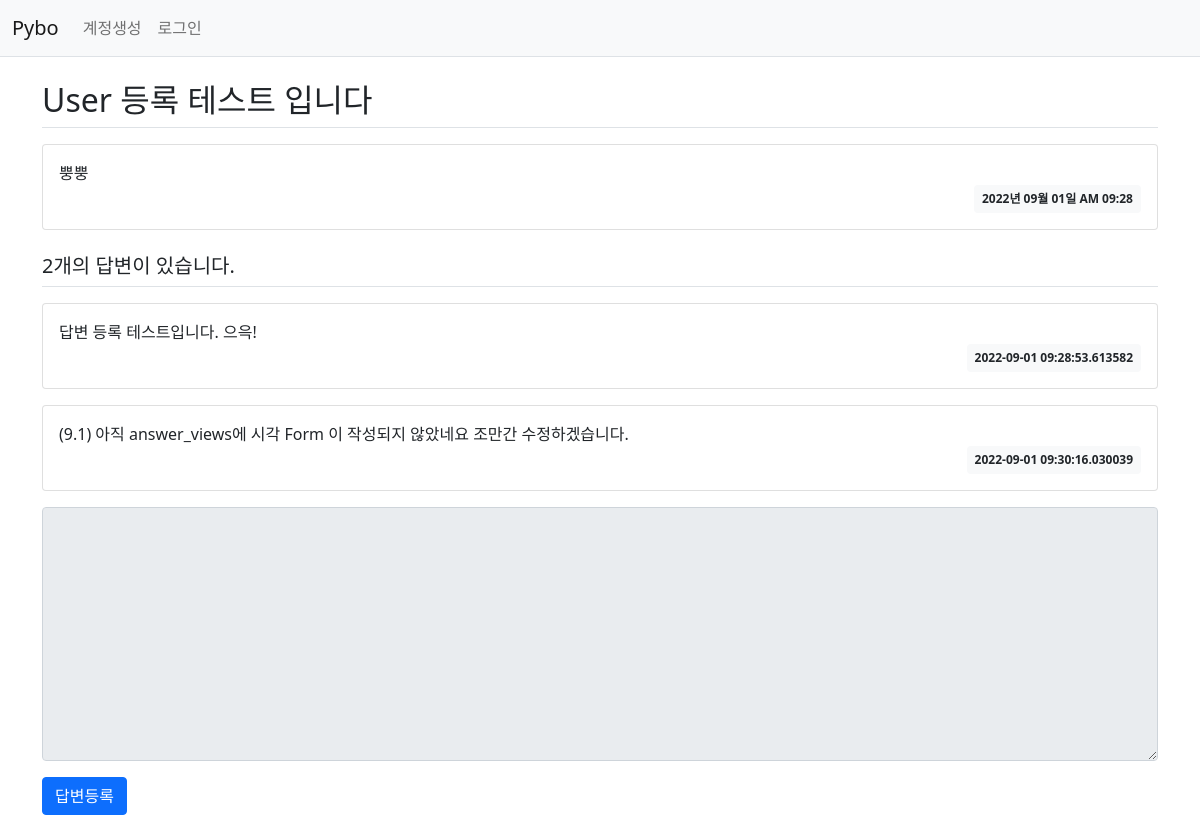
Screenshot of /question/detail/305/ with the database file from the repository.
### pybo/models.py (models this page shows)
class Question(db.Model) : ## class 이름으로 Table 이름이 생성됨
    id = db.Column(db.Integer, primary_key = True) ## 칼럼 속성과 기본키인지 아닌지
    subject = db.Column(db.String(200), nullable=False) ## Null값 허용 안 함
    content = db.Column(db.Text(), nullable=False)
    create_date = db.Column(db.DateTime(), nullable=False)
    user_id = db.Column(db.Integer, db.ForeignKey('user.id', ondelete='CASCADE'), nullable=False)
    user = db.relationship('User', backref=db.backref('question_set'))

class Answer (db.Model) :
    id = db.Column(db.Integer, primary_key = True)
    '''
    답변과 질문을 연결하기 위한 속성
    연결 기준이 되는 key는 당연히 외래키가 됨
    ForeignKey('qwestion.id')는 qestion Table의 id Column을 가져오겠다는 말, 객체 아님!!!!
    CASCADE : 질문이 삭제되면 답변도 함께 삭제된다는 말
    '''
    question_id = db.Column(db.Integer, db.ForeignKey('question.id', ondelete='CASCADE'))
    '''
    relationship('참조할 모델명', backref)
    역참조(backref) : 질문에 달린 답변들을 볼 수 있게 하는 것 (한 질문엔 답변이 여러개 달릴 수 있다.)
    '''
    question = db.relationship('Question', backref=db.backref('answer_set'))
    content = db.Column(db.Text(), nullable=False)
    create_date = db.Column(db.DateTime(), nullable=False)
    user_id = db.Column(db.Integer, db.ForeignKey('user.id', ondelete='CASCADE'), nullable=False)
    user = db.relationship('User', backref=db.backref('answer_set'))

### pybo/views/question_views.py (the view)
@bp.route('/detail/<int:question_id>/')
def detail(question_id) :
    form = AnswerForm()
    question = Question.query.get_or_404(question_id)
    return render_template('question/question_detail.html', question=question, form=form)

### pybo/forms.py
class AnswerForm(FlaskForm) :
    content = TextAreaField('내용', validators=[DataRequired('답변 하기 싫어유?')])

### pybo/filter.py (called while the page is built)
def format_datetime(value, fmt = '%Y년 %m월 %d일 %p %I:%M') :
    return  value.strftime(fmt)

### pybo/views/auth_views.py (called while the page is built)
@bp.before_app_request
def load_logged_in_user() :
    user_id = session.get('user_id')
    if user_id is None :
        g.user = None
    else :
        g.user = User.query.get(user_id)

### pybo/templates/question/question_detail.html (shortened to what this page needs)
{% extends 'base.html' %}
{% block content %}
<div class="container my-3">
    <h2 class="border-bottom py-2">{{ question.subject }}</h2>
    <div class="card my-3">
        <div class="card-body">
            <div class="card-text" style="white-space: pre-line;">{{ question.content }}</div>
            <div class="d-flex justify-content-end">
                <div class="badge bg-light text-dark p-2">
                    {{ question.create_date|datetime }}
                </div>
            </div>
        </div>
    </div>
    <h5 class="border-bottom my-3 py-2">{{ question.answer_set|length }}개의 답변이 있습니다.</h5>
    {% for answer in question.answer_set %}
    <div class="card my-3">
        <div class="card-body">
            <div class="card-text" style="white-space: pre-line;">{{ answer.content }}</div>
            <div class="d-flex justify-content-end">
                <div class="badge bg-light text-dark p-2">
                    {{ answer.create_date }}
                </div>
            </div>
        </div>
    </div>
    {% endfor %}
    <form action="{{ url_for('answer.create', question_id=question.id) }}" method="post" class="my-3">
        <div class="mb-3">
            <textarea {% if not g.user %}disabled{% endif %}
            name="content" id="content" class="form-control" rows="10"></textarea>
        </div>
        <input type="submit" value="답변등록" class="btn btn-primary">
    </form>
</div>
{% endblock %}

### rows the page displays
Question: subject "User 등록 테스트 입니다", content "뿡뿡", create_date "2022년 09월 01일 AM 09:28"
Answer: content "답변 등록 테스트입니다. 으윽!", create_date "2022-09-01 09:28:53.613582"
Answer: content "(9.1) 아직 answer_views에 시각 Form 이 작성되지 않았네요 조만간 수정하겠습니다.", create_date "2022-09-01 09:30:16.030039"

### other values shown
{{ question.answer_set|length }} "2"
